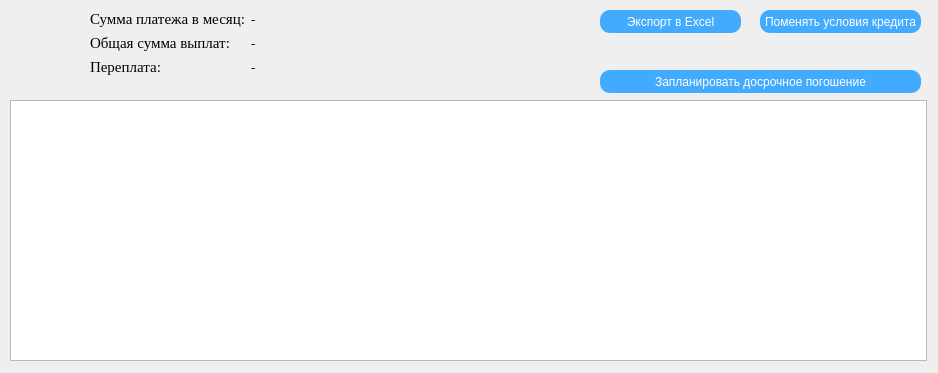
<?xml version="1.0" encoding="UTF-8"?>
<ui version="4.0">
 <class>ResultWindow</class>
 <widget class="QDialog" name="ResultWindow">
  <property name="geometry">
   <rect>
    <x>0</x>
    <y>0</y>
    <width>938</width>
    <height>373</height>
   </rect>
  </property>
  <property name="windowTitle">
   <string>CreditTable</string>
  </property>
  <widget class="QWidget" name="formLayoutWidget">
   <property name="geometry">
    <rect>
     <x>90</x>
     <y>10</y>
     <width>311</width>
     <height>86</height>
    </rect>
   </property>
   <layout class="QFormLayout" name="formLayout">
    <item row="0" column="0">
     <widget class="QLabel" name="label">
      <property name="font">
       <font>
        <family>Times New Roman</family>
        <pointsize>11</pointsize>
        <stylestrategy>PreferDefault</stylestrategy>
       </font>
      </property>
      <property name="layoutDirection">
       <enum>Qt::LeftToRight</enum>
      </property>
      <property name="text">
       <string notr="true">Сумма платежа в месяц:</string>
      </property>
      <property name="alignment">
       <set>Qt::AlignCenter</set>
      </property>
     </widget>
    </item>
    <item row="1" column="0">
     <widget class="QLabel" name="label_2">
      <property name="font">
       <font>
        <family>Times New Roman</family>
        <pointsize>11</pointsize>
       </font>
      </property>
      <property name="text">
       <string>Общая сумма выплат:</string>
      </property>
     </widget>
    </item>
    <item row="1" column="1">
     <widget class="QLabel" name="mainSumLabel">
      <property name="font">
       <font>
        <family>Times New Roman</family>
        <pointsize>10</pointsize>
       </font>
      </property>
      <property name="text">
       <string>-</string>
      </property>
     </widget>
    </item>
    <item row="2" column="0">
     <widget class="QLabel" name="label_3">
      <property name="font">
       <font>
        <family>Times New Roman</family>
        <pointsize>11</pointsize>
       </font>
      </property>
      <property name="text">
       <string>Переплата:</string>
      </property>
     </widget>
    </item>
    <item row="2" column="1">
     <widget class="QLabel" name="overPayLabel">
      <property name="font">
       <font>
        <family>Times New Roman</family>
        <pointsize>10</pointsize>
       </font>
      </property>
      <property name="text">
       <string>-</string>
      </property>
     </widget>
    </item>
    <item row="0" column="1">
     <widget class="QLabel" name="sumInMonthLabel">
      <property name="font">
       <font>
        <family>Times New Roman</family>
        <pointsize>10</pointsize>
       </font>
      </property>
      <property name="text">
       <string>-</string>
      </property>
     </widget>
    </item>
   </layout>
  </widget>
  <widget class="QPushButton" name="pushButton">
   <property name="geometry">
    <rect>
     <x>760</x>
     <y>10</y>
     <width>161</width>
     <height>23</height>
    </rect>
   </property>
   <property name="styleSheet">
    <string notr="true">background-color:#42aaff;
border-radius: 10px;
font: 10pt &quot;Times New Roman&quot;;
color:#ffffff;</string>
   </property>
   <property name="text">
    <string>Поменять условия кредита</string>
   </property>
  </widget>
  <widget class="QTableWidget" name="tableWidget">
   <property name="geometry">
    <rect>
     <x>10</x>
     <y>100</y>
     <width>917</width>
     <height>261</height>
    </rect>
   </property>
  </widget>
  <widget class="QPushButton" name="pushButton_dosroch">
   <property name="geometry">
    <rect>
     <x>600</x>
     <y>70</y>
     <width>321</width>
     <height>23</height>
    </rect>
   </property>
   <property name="styleSheet">
    <string notr="true">background-color:#42aaff;
border-radius: 10px;
font: 10pt &quot;Times New Roman&quot;;
color:#ffffff;</string>
   </property>
   <property name="text">
    <string>Запланировать досрочное погошение</string>
   </property>
  </widget>
  <widget class="QPushButton" name="pushButton_excel">
   <property name="geometry">
    <rect>
     <x>600</x>
     <y>10</y>
     <width>141</width>
     <height>23</height>
    </rect>
   </property>
   <property name="styleSheet">
    <string notr="true">background-color:#42aaff;
border-radius: 10px;
font: 10pt &quot;Times New Roman&quot;;
color:#ffffff;

</string>
   </property>
   <property name="text">
    <string>Экспорт в Excel</string>
   </property>
  </widget>
 </widget>
 <resources/>
 <connections/>
</ui>
